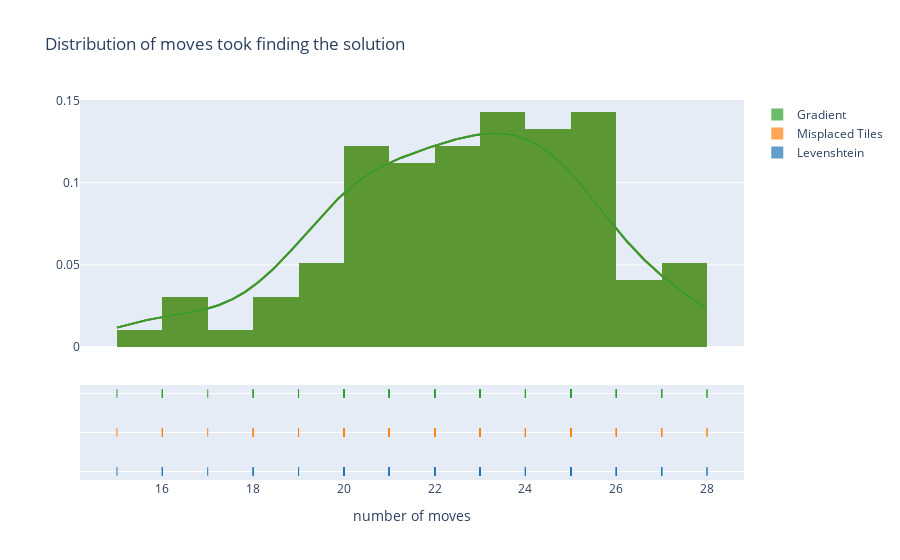

Notebook source saved alongside this figure:
### Code cell
levenshtein = games.query("heuristic == 'Levenshtein'")["distance"].values
misplaced = games.query("heuristic == 'Misplaced Tiles'")["distance"].values
gradient = games.query("heuristic == 'Gradient'")["distance"].values

hist_data = [levenshtein, misplaced, gradient]
group_labels = ["Levenshtein", "Misplaced Tiles", "Gradient"]

fig = figure_factory.create_distplot(hist_data, group_labels)
fig.update_layout(title_text='Distribution of moves took finding the solution', xaxis_title="number of moves")
fig.show()

### Figure 1 — Plotly figure (JSON) as saved in the notebook; plotly's stock layout.template omitted (floating-point values rounded to 4 significant figures; data arrays with more than 128 entries replaced by an {"elided": "..."} marker saying what was removed)
{"data": [{"autobinx": false, "histnorm": "probability density", "legendgroup": "Levenshtein", "marker": {"color": "rgb(31, 119, 180)"}, "name": "Levenshtein", "opacity": 0.7, "type": "histogram", "x": [24, 20, 21, 27, 24, 23, 20, 28, 23, 23, 25, 20, 24, 24, 20, 22, 22, 25, 23, 25, 20, 23, 23, 25, 19, 24, 23, 25, 20, 26, 21, 26, 21, 23, 20, 21, 23, 24, 18, 22, 22, 16, 23, 21, 18, 24, 25, 22, 20, 19, 27, 24, 26, 21, 27, 21, 19, 20, 25, 26, 24, 22, 25, 22, 22, 28, 23, 19, 24, 18, 16, 23, 25, 21, 25, 24, 20, 23, 15, 25, 23, 21, 16, 22, 22, 25, 24, 25, 24, 19, 21, 21, 22, 20, 25, 22, 27, 27, 17, 20], "xaxis": "x", "xbins": {"end": 28, "size": 1, "start": 15}, "yaxis": "y"}, {"autobinx": false, "histnorm": "probability density", "legendgroup": "Misplaced Tiles", "marker": {"color": "rgb(255, 127, 14)"}, "name": "Misplaced Tiles", "opacity": 0.7, "type": "histogram", "x": [24, 20, 21, 27, 24, 23, 20, 28, 23, 23, 25, 20, 24, 24, 20, 22, 22, 25, 23, 25, 20, 23, 23, 25, 19, 24, 23, 25, 20, 26, 21, 26, 21, 23, 20, 21, 23, 24, 18, 22, 22, 16, 23, 21, 18, 24, 25, 22, 20, 19, 27, 24, 26, 21, 27, 21, 19, 20, 25, 26, 24, 22, 25, 22, 22, 28, 23, 19, 24, 18, 16, 23, 25, 21, 25, 24, 20, 23, 15, 25, 23, 21, 16, 22, 22, 25, 24, 25, 24, 19, 21, 21, 22, 20, 25, 22, 27, 27, 17, 20], "xaxis": "x", "xbins": {"end": 28, "size": 1, "start": 15}, "yaxis": "y"}, {"autobinx": false, "histnorm": "probability density", "legendgroup": "Gradient", "marker": {"color": "rgb(44, 160, 44)"}, "name": "Gradient", "opacity": 0.7, "type": "histogram", "x": [24, 20, 21, 27, 24, 23, 20, 28, 23, 23, 25, 20, 24, 24, 20, 22, 22, 25, 23, 25, 20, 23, 23, 25, 19, 24, 23, 25, 20, 26, 21, 26, 21, 23, 20, 21, 23, 24, 18, 22, 22, 16, 23, 21, 18, 24, 25, 22, 20, 19, 27, 24, 26, 21, 27, 21, 19, 20, 25, 26, 24, 22, 25, 22, 22, 28, 23, 19, 24, 18, 16, 23, 25, 21, 25, 24, 20, 23, 15, 25, 23, 21, 16, 22, 22, 25, 24, 25, 24, 19, 21, 21, 22, 20, 25, 22, 27, 27, 17, 20], "xaxis": "x", "xbins": {"end": 28, "size": 1, "start": 15}, "yaxis": "y"}, {"legendgroup": "Levenshtein", "marker": {"color": "rgb(31, 119, 180)"}, "mode": "lines", "name": "Levenshtein", "showlegend": false, "type": "scatter", "x": {"elided": "500 float values"}, "xaxis": "x", "y": {"elided": "500 float values"}, "yaxis": "y"}, {"legendgroup": "Misplaced Tiles", "marker": {"color": "rgb(255, 127, 14)"}, "mode": "lines", "name": "Misplaced Tiles", "showlegend": false, "type": "scatter", "x": {"elided": "500 float values"}, "xaxis": "x", "y": {"elided": "500 float values"}, "yaxis": "y"}, {"legendgroup": "Gradient", "marker": {"color": "rgb(44, 160, 44)"}, "mode": "lines", "name": "Gradient", "showlegend": false, "type": "scatter", "x": {"elided": "500 float values"}, "xaxis": "x", "y": {"elided": "500 float values"}, "yaxis": "y"}, {"legendgroup": "Levenshtein", "marker": {"color": "rgb(31, 119, 180)", "symbol": "line-ns-open"}, "mode": "markers", "name": "Levenshtein", "showlegend": false, "type": "scatter", "x": [24, 20, 21, 27, 24, 23, 20, 28, 23, 23, 25, 20, 24, 24, 20, 22, 22, 25, 23, 25, 20, 23, 23, 25, 19, 24, 23, 25, 20, 26, 21, 26, 21, 23, 20, 21, 23, 24, 18, 22, 22, 16, 23, 21, 18, 24, 25, 22, 20, 19, 27, 24, 26, 21, 27, 21, 19, 20, 25, 26, 24, 22, 25, 22, 22, 28, 23, 19, 24, 18, 16, 23, 25, 21, 25, 24, 20, 23, 15, 25, 23, 21, 16, 22, 22, 25, 24, 25, 24, 19, 21, 21, 22, 20, 25, 22, 27, 27, 17, 20], "xaxis": "x", "y": ["Levenshtein", "Levenshtein", "Levenshtein", "Levenshtein", "Levenshtein", "Levenshtein", "Levenshtein", "Levenshtein", "Levenshtein", "Levenshtein", "Levenshtein", "Levenshtein", "Levenshtein", "Levenshtein", "Levenshtein", "Levenshtein", "Levenshtein", "Levenshtein", "Levenshtein", "Levenshtein", "Levenshtein", "Levenshtein", "Levenshtein", "Levenshtein", "Levenshtein", "Levenshtein", "Levenshtein", "Levenshtein", "Levenshtein", "Levenshtein", "Levenshtein", "Levenshtein", "Levenshtein", "Levenshtein", "Levenshtein", "Levenshtein", "Levenshtein", "Levenshtein", "Levenshtein", "Levenshtein", "Levenshtein", "Levenshtein", "Levenshtein", "Levenshtein", "Levenshtein", "Levenshtein", "Levenshtein", "Levenshtein", "Levenshtein", "Levenshtein", "Levenshtein", "Levenshtein", "Levenshtein", "Levenshtein", "Levenshtein", "Levenshtein", "Levenshtein", "Levenshtein", "Levenshtein", "Levenshtein", "Levenshtein", "Levenshtein", "Levenshtein", "Levenshtein", "Levenshtein", "Levenshtein", "Levenshtein", "Levenshtein", "Levenshtein", "Levenshtein", "Levenshtein", "Levenshtein", "Levenshtein", "Levenshtein", "Levenshtein", "Levenshtein", "Levenshtein", "Levenshtein", "Levenshtein", "Levenshtein", "Levenshtein", "Levenshtein", "Levenshtein", "Levenshtein", "Levenshtein", "Levenshtein", "Levenshtein", "Levenshtein", "Levenshtein", "Levenshtein", "Levenshtein", "Levenshtein", "Levenshtein", "Levenshtein", "Levenshtein", "Levenshtein", "Levenshtein", "Levenshtein", "Levenshtein", "Levenshtein"], "yaxis": "y2"}, {"legendgroup": "Misplaced Tiles", "marker": {"color": "rgb(255, 127, 14)", "symbol": "line-ns-open"}, "mode": "markers", "name": "Misplaced Tiles", "showlegend": false, "type": "scatter", "x": [24, 20, 21, 27, 24, 23, 20, 28, 23, 23, 25, 20, 24, 24, 20, 22, 22, 25, 23, 25, 20, 23, 23, 25, 19, 24, 23, 25, 20, 26, 21, 26, 21, 23, 20, 21, 23, 24, 18, 22, 22, 16, 23, 21, 18, 24, 25, 22, 20, 19, 27, 24, 26, 21, 27, 21, 19, 20, 25, 26, 24, 22, 25, 22, 22, 28, 23, 19, 24, 18, 16, 23, 25, 21, 25, 24, 20, 23, 15, 25, 23, 21, 16, 22, 22, 25, 24, 25, 24, 19, 21, 21, 22, 20, 25, 22, 27, 27, 17, 20], "xaxis": "x", "y": ["Misplaced Tiles", "Misplaced Tiles", "Misplaced Tiles", "Misplaced Tiles", "Misplaced Tiles", "Misplaced Tiles", "Misplaced Tiles", "Misplaced Tiles", "Misplaced Tiles", "Misplaced Tiles", "Misplaced Tiles", "Misplaced Tiles", "Misplaced Tiles", "Misplaced Tiles", "Misplaced Tiles", "Misplaced Tiles", "Misplaced Tiles", "Misplaced Tiles", "Misplaced Tiles", "Misplaced Tiles", "Misplaced Tiles", "Misplaced Tiles", "Misplaced Tiles", "Misplaced Tiles", "Misplaced Tiles", "Misplaced Tiles", "Misplaced Tiles", "Misplaced Tiles", "Misplaced Tiles", "Misplaced Tiles", "Misplaced Tiles", "Misplaced Tiles", "Misplaced Tiles", "Misplaced Tiles", "Misplaced Tiles", "Misplaced Tiles", "Misplaced Tiles", "Misplaced Tiles", "Misplaced Tiles", "Misplaced Tiles", "Misplaced Tiles", "Misplaced Tiles", "Misplaced Tiles", "Misplaced Tiles", "Misplaced Tiles", "Misplaced Tiles", "Misplaced Tiles", "Misplaced Tiles", "Misplaced Tiles", "Misplaced Tiles", "Misplaced Tiles", "Misplaced Tiles", "Misplaced Tiles", "Misplaced Tiles", "Misplaced Tiles", "Misplaced Tiles", "Misplaced Tiles", "Misplaced Tiles", "Misplaced Tiles", "Misplaced Tiles", "Misplaced Tiles", "Misplaced Tiles", "Misplaced Tiles", "Misplaced Tiles", "Misplaced Tiles", "Misplaced Tiles", "Misplaced Tiles", "Misplaced Tiles", "Misplaced Tiles", "Misplaced Tiles", "Misplaced Tiles", "Misplaced Tiles", "Misplaced Tiles", "Misplaced Tiles", "Misplaced Tiles", "Misplaced Tiles", "Misplaced Tiles", "Misplaced Tiles", "Misplaced Tiles", "Misplaced Tiles", "Misplaced Tiles", "Misplaced Tiles", "Misplaced Tiles", "Misplaced Tiles", "Misplaced Tiles", "Misplaced Tiles", "Misplaced Tiles", "Misplaced Tiles", "Misplaced Tiles", "Misplaced Tiles", "Misplaced Tiles", "Misplaced Tiles", "Misplaced Tiles", "Misplaced Tiles", "Misplaced Tiles", "Misplaced Tiles", "Misplaced Tiles", "Misplaced Tiles", "Misplaced Tiles", "Misplaced Tiles"], "yaxis": "y2"}, {"legendgroup": "Gradient", "marker": {"color": "rgb(44, 160, 44)", "symbol": "line-ns-open"}, "mode": "markers", "name": "Gradient", "showlegend": false, "type": "scatter", "x": [24, 20, 21, 27, 24, 23, 20, 28, 23, 23, 25, 20, 24, 24, 20, 22, 22, 25, 23, 25, 20, 23, 23, 25, 19, 24, 23, 25, 20, 26, 21, 26, 21, 23, 20, 21, 23, 24, 18, 22, 22, 16, 23, 21, 18, 24, 25, 22, 20, 19, 27, 24, 26, 21, 27, 21, 19, 20, 25, 26, 24, 22, 25, 22, 22, 28, 23, 19, 24, 18, 16, 23, 25, 21, 25, 24, 20, 23, 15, 25, 23, 21, 16, 22, 22, 25, 24, 25, 24, 19, 21, 21, 22, 20, 25, 22, 27, 27, 17, 20], "xaxis": "x", "y": ["Gradient", "Gradient", "Gradient", "Gradient", "Gradient", "Gradient", "Gradient", "Gradient", "Gradient", "Gradient", "Gradient", "Gradient", "Gradient", "Gradient", "Gradient", "Gradient", "Gradient", "Gradient", "Gradient", "Gradient", "Gradient", "Gradient", "Gradient", "Gradient", "Gradient", "Gradient", "Gradient", "Gradient", "Gradient", "Gradient", "Gradient", "Gradient", "Gradient", "Gradient", "Gradient", "Gradient", "Gradient", "Gradient", "Gradient", "Gradient", "Gradient", "Gradient", "Gradient", "Gradient", "Gradient", "Gradient", "Gradient", "Gradient", "Gradient", "Gradient", "Gradient", "Gradient", "Gradient", "Gradient", "Gradient", "Gradient", "Gradient", "Gradient", "Gradient", "Gradient", "Gradient", "Gradient", "Gradient", "Gradient", "Gradient", "Gradient", "Gradient", "Gradient", "Gradient", "Gradient", "Gradient", "Gradient", "Gradient", "Gradient", "Gradient", "Gradient", "Gradient", "Gradient", "Gradient", "Gradient", "Gradient", "Gradient", "Gradient", "Gradient", "Gradient", "Gradient", "Gradient", "Gradient", "Gradient", "Gradient", "Gradient", "Gradient", "Gradient", "Gradient", "Gradient", "Gradient", "Gradient", "Gradient", "Gradient", "Gradient"], "yaxis": "y2"}], "layout": {"barmode": "overlay", "hovermode": "closest", "legend": {"traceorder": "reversed"}, "title": {"text": "Distribution of moves took finding the solution"}, "xaxis": {"anchor": "y2", "domain": [0, 1], "title": {"text": "number of moves"}, "zeroline": false}, "yaxis": {"anchor": "free", "domain": [0.35, 1], "position": 0}, "yaxis2": {"anchor": "x", "domain": [0, 0.25], "dtick": 1, "showticklabels": false}}}
